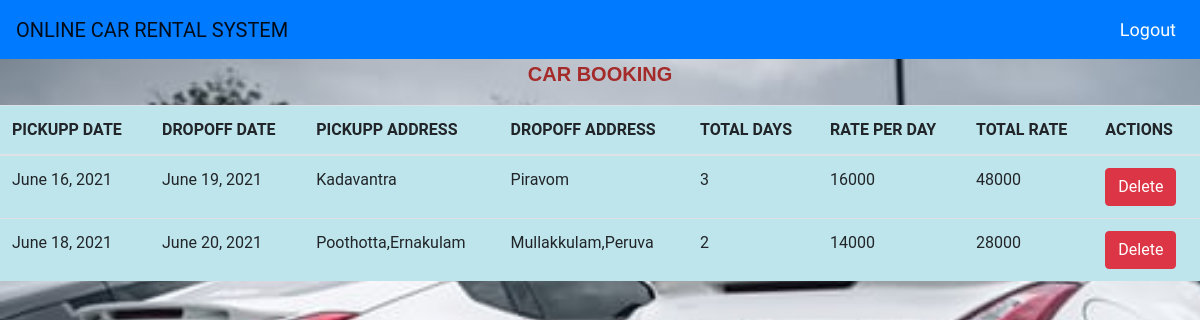
Page /userviewbook/ (signed in) on the committed database.
### sample/models.py (models this page shows)
class CarBooking(models.Model):
    user=models.ForeignKey(User,on_delete=models.CASCADE)
    booking_date = models.DateField(auto_now=True)
    pickup_date = models.DateField(default="1999-12-14")
    dropoff_date = models.DateField(default="1999-12-14")
    pickup_address = models.CharField(max_length=100)
    dropoff_address = models.CharField(max_length=100)
    total_days = models.IntegerField(default=0)
    rate_perday = models.IntegerField(default=0)
    rate = models.IntegerField()

### sample/views.py (the view)
# urls.py: path('userviewbook/',user_viewcarbook,name='user_viewcarbook'),
@login_required(login_url="/login/")
def user_viewcarbook(request):
    book = CarBooking.objects.all()
    return render(request,'user_viewcarbook.html',{'data':book})

### sample/templates/user_viewcarbook.html (shortened to what this page needs)
{% extends 'adminbase.html' %}
{% block content %}
{% load static %}
<!DOCTYPE html>
<html lang="en">
<head>
    <link rel="stylesheet" href="https://maxcdn.bootstrapcdn.com/bootstrap/4.0.0/css/bootstrap.min.css">
</head>
<body>
    <div class="head">
        <p>CAR BOOKING</p>
    </div>
    <table class="table table-info table-strip">
        <thead>
            <th>PICKUPP DATE</th>
            <th>DROPOFF DATE</th>
            <th>PICKUPP ADDRESS</th>
            <th>DROPOFF ADDRESS</th>
            <th>TOTAL DAYS</th>
            <th>RATE PER DAY</th>
            <th>TOTAL RATE</th>
            <th>ACTIONS</th>
        </thead>
        <tbody>
            {% for d in data %}
            <tr>
                <td>{{d.pickup_date}}</td>
                <td>{{d.dropoff_date}}</td>
                <td>{{d.pickup_address}}</td>
                <td>{{d.dropoff_address}}</td>
                <td>{{d.total_days}}</td>
                <td>{{d.rate_perday}}</td>
                <td>{{d.rate}}</td>
                <td><a href="{% url 'delete_carbook' d.id %}" class="btn btn-danger">Delete</a>
                </td>
            </tr>
            {% endfor %}
        </tbody>
    </table>
</body>
</html>
{% endblock content %}

### rows in the picture
CarBooking: pickup_date "June 16, 2021", dropoff_date "June 19, 2021", pickup_address "Kadavantra", dropoff_address "Piravom", total_days "3", rate_perday "16000", rate "48000"
CarBooking: pickup_date "June 18, 2021", dropoff_date "June 20, 2021", pickup_address "Poothotta,Ernakulam", dropoff_address "Mullakkulam,Peruva", total_days "2", rate_perday "14000", rate "28000"
